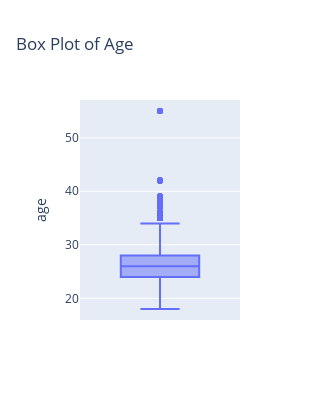

The cell this chart's notebook holds for it:
### Markdown cell above
There were 21 waves of dates, with few (from 45 people) or many people (maximum was ~1000 people), but always a balanced number of females and males in each wave.

### Code cell
fig = px.box(tinder_non_numeric, y='age', title='Box Plot of Age')
fig.update_layout(width=300, height=400)
fig.show()

### Figure 1 — Plotly figure (JSON) as saved in the notebook; plotly's stock layout.template omitted (floating-point values rounded to 4 significant figures; data arrays with more than 128 entries replaced by an {"elided": "..."} marker saying what was removed)
{"data": [{"alignmentgroup": "True", "hovertemplate": "age=%{y}<extra></extra>", "legendgroup": "", "marker": {"color": "#636efa"}, "name": "", "notched": false, "offsetgroup": "", "orientation": "v", "showlegend": false, "type": "box", "x0": " ", "xaxis": "x", "y": {"elided": "8296 int values"}, "y0": " ", "yaxis": "y"}], "layout": {"boxmode": "group", "height": 400, "legend": {"tracegroupgap": 0}, "title": {"text": "Box Plot of Age"}, "width": 300, "xaxis": {"anchor": "y", "domain": [0, 1]}, "yaxis": {"anchor": "x", "domain": [0, 1], "title": {"text": "age"}}}}
